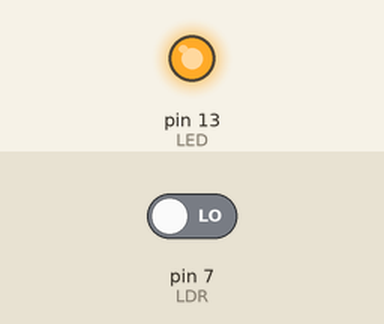
A sketch run on a simulated Arduino Uno, built with avr-gcc and run on an emulated ATmega328P. Shown: output pins drawn as LEDs (lit = HIGH). The inputs (shaded band) are chosen by the test bench; at power-on: pin 7 (LDR) LOW.

Above: at 1.2 s.
1.3 s: pin 7 (LDR) driven HIGH
At 1.7 s:
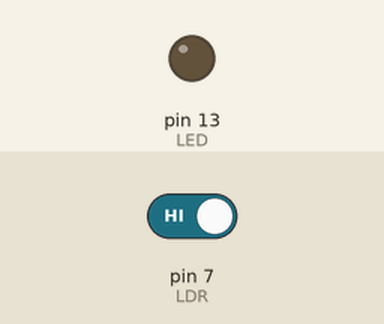
2.8 s: pin 7 (LDR) driven LOW
At 4.0 s:
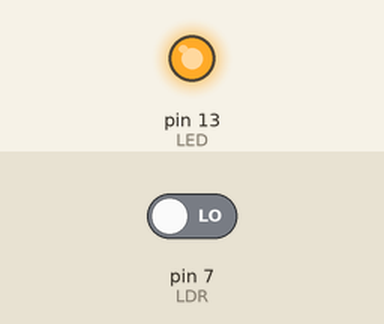
Timing chart, 0 to 5.8 s (numbered marks = the images above; inputs shaded):
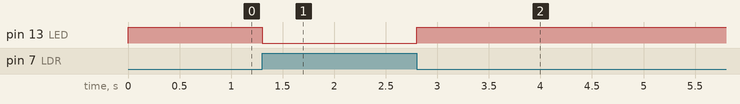

Measured:
- after the input at 1.3 s, pin 13 (LED): HIGH → LOW at once
- after the input at 2.8 s, pin 13 (LED): LOW → HIGH at once

The sketch:

LDR_TEST.ino
```cpp
const int LED=13;
const int LDR=7;
int val=0;


void setup(){
  pinMode(LED,OUTPUT);
  pinMode(LDR,INPUT);
}
void loop(){
  val=digitalRead(LDR);
  if(val==HIGH){
    digitalWrite(LED,LOW);
  }else{
    digitalWrite(LED,HIGH);
  }
}
```
